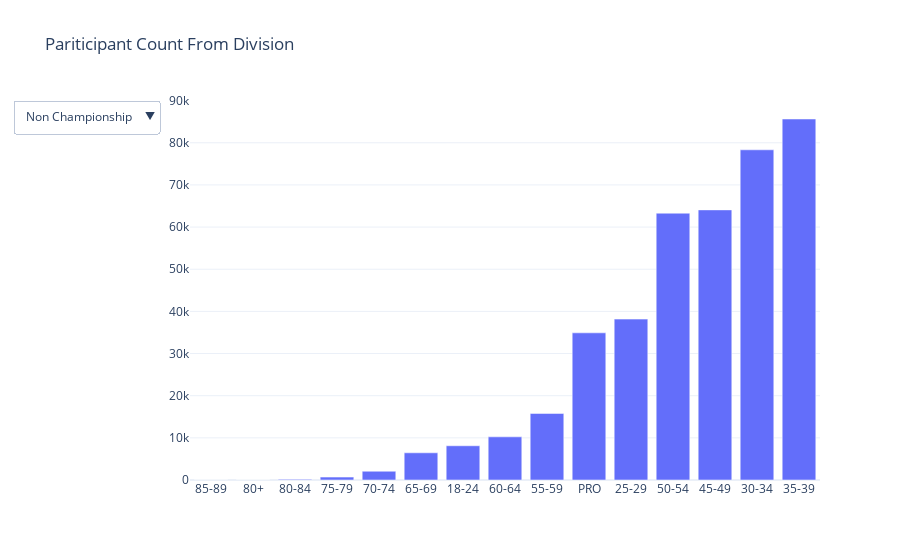

The cell this chart's notebook holds for it:
### Markdown cell above
# What percentage of  _participants_ are from which category?

### Code cell
# Prettify
# title, color, legend title, size, comments, hoverinfo, themes, x-axis and y-axis
catergoryDf = (
    ironManRaw.groupby(["division", "Championship Competition"])
    .size()
    .reset_index(name="counts")
    .sort_values("counts")
)

plot1 = PlotTemplate(
    x=catergoryDf["division"].unique(),
    y=catergoryDf[~catergoryDf["Championship Competition"]]["counts"],
    name="Non Championship",
    visible=True,
)
plot2 = PlotTemplate(
    x=catergoryDf["division"].unique(),
    y=catergoryDf[catergoryDf["Championship Competition"]]["counts"],
    name="Championship",
)

participantFig = plotMaker(
    [plot1, plot2],
    "Pariticipant Count From Division",
    "bar",
    ["Non Championship", "Championship"],
    1,
)

iplot(participantFig)  # highlight PRO column with different color!!!

### Figure 1 — Plotly figure (JSON) as saved in the notebook; plotly's stock layout.template omitted (floating-point values rounded to 4 significant figures)
{"data": [{"name": "Non Championship", "type": "bar", "visible": true, "x": ["85-89", "80+", "80-84", "75-79", "70-74", "65-69", "18-24", "60-64", "55-59", "PRO", "25-29", "50-54", "45-49", "30-34", "35-39", "40-44"], "y": [1, 22, 160, 687, 2082, 6452, 8121, 10241, 15789, 34910, 38166, 63296, 64077, 78328, 85638]}, {"name": "Championship", "type": "bar", "visible": false, "x": ["85-89", "80+", "80-84", "75-79", "70-74", "65-69", "18-24", "60-64", "55-59", "PRO", "25-29", "50-54", "45-49", "30-34", "35-39", "40-44"], "y": [1, 24, 120, 299, 538, 847, 919, 1371, 1579, 1948, 2243, 3278, 3352, 4114, 4361]}], "layout": {"title": {"text": "Pariticipant Count From Division"}, "updatemenus": [{"buttons": [{"args": [{"visible": [true, false]}], "label": "Non Championship", "method": "update"}, {"args": [{"visible": [false, true]}], "label": "Championship", "method": "update"}]}]}}
